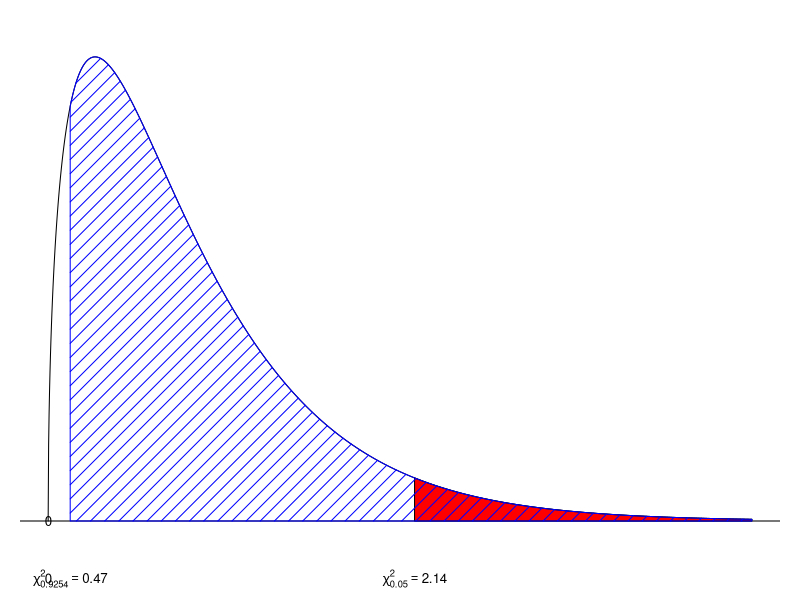

The R source for this figure:
# 그림 8-1 
x <- seq(0,15,by=0.01)
dc <- dchisq(x, df=3)

alpha <- 0.05
tol <- qchisq(0.95, df=3)

par(mar=c(0,1,1,1))
plot(x, dc, type = "l", axes = F, ylim = c(-0.03, 0.25),xlab = "",ylab = "")
abline(h=0)
tol.g <- round(tol,2)

polygon(c(tol.g, x[x>tol.g],15),c(0, dc[x>tol.g],0),col="red")
text(0, -0.03, "0" ,cex = 0.8)
text(tol, -0.03, expression(chi[0.05]^2==2.14),cex = 0.8)

tol2 <- qchisq(1-0.9254,df=3)
tol2.g <- round(tol2, 2)
polygon(c(tol2.g, x[x>tol2.g],15),c(0, dc[x>tol2.g],0),col="blue",density = 10)
text(0, -0.0, "0" ,cex = 0.8)
text(tol2, -0.03, expression(chi[0.9254]^2==0.47),cex = 0.8)

 # 예제 -1 멘델의 유전법칙
x <- c(315, 101, 108, 32)
chisq.test(x, p=c(9, 3, 3, 1)/16)
